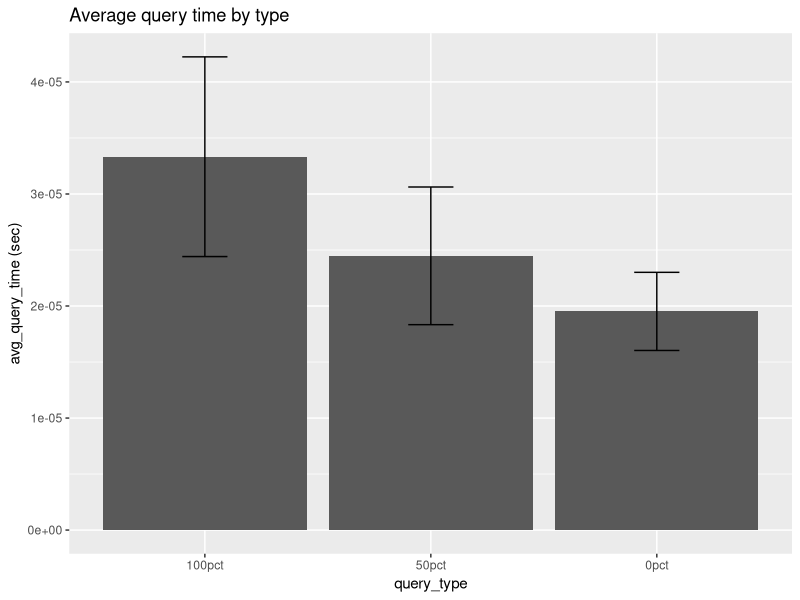
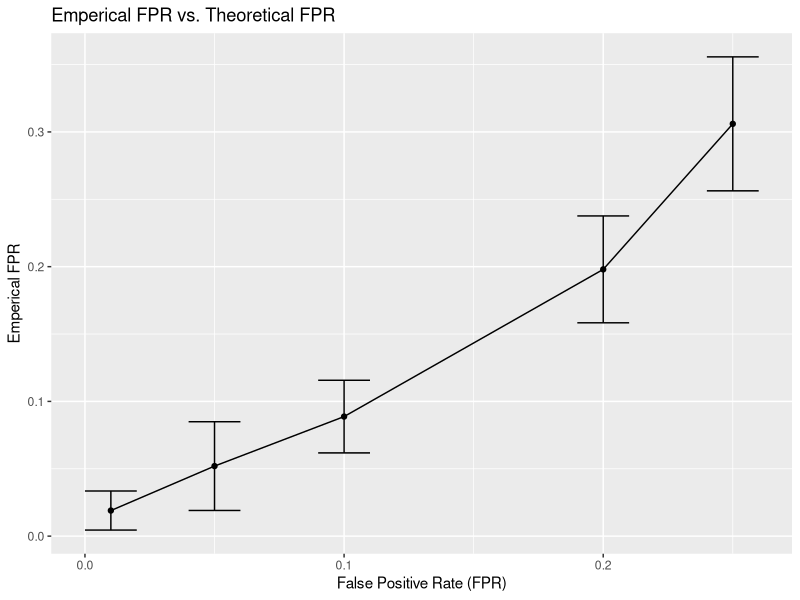
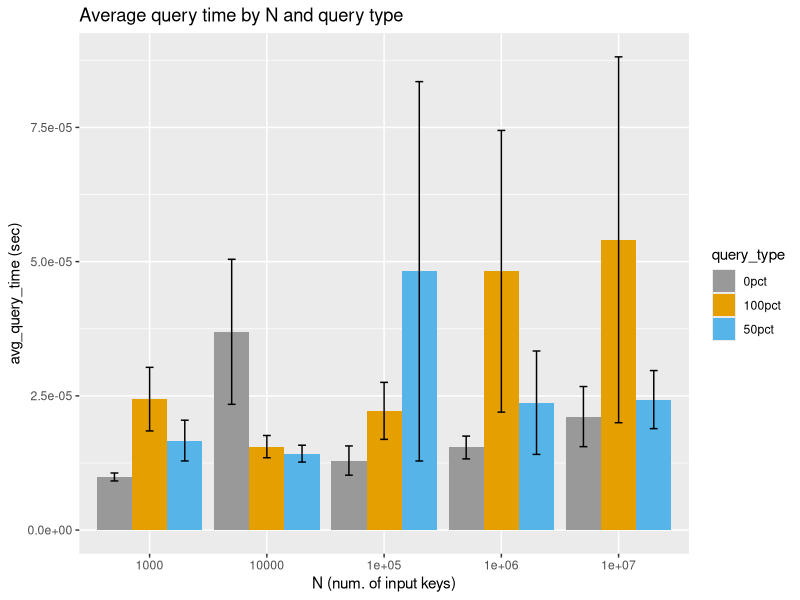
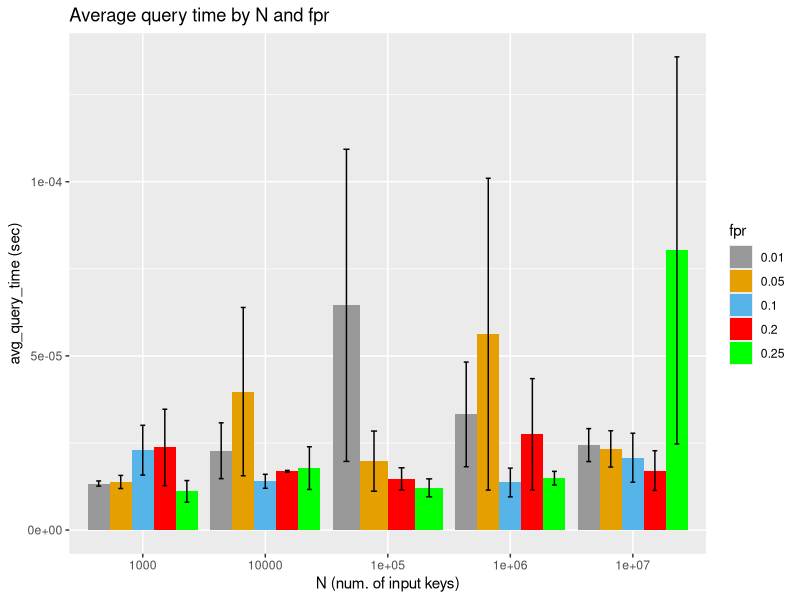
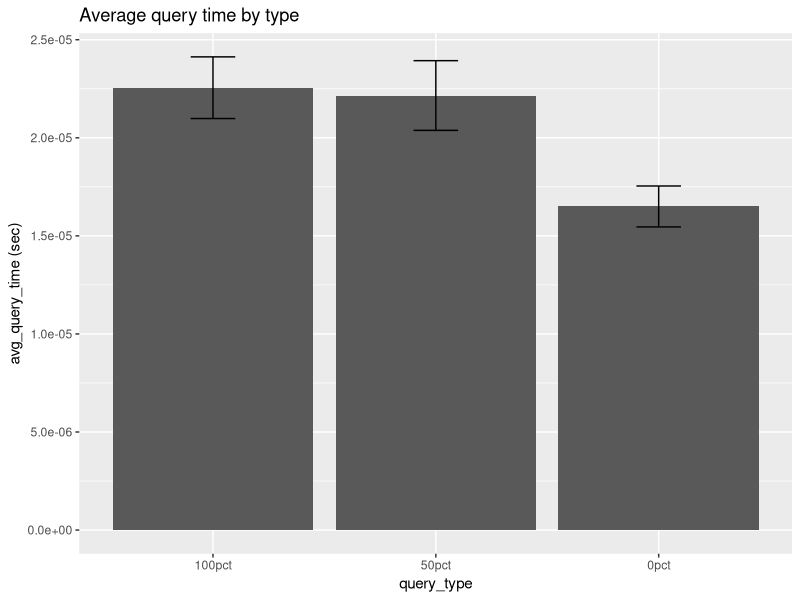
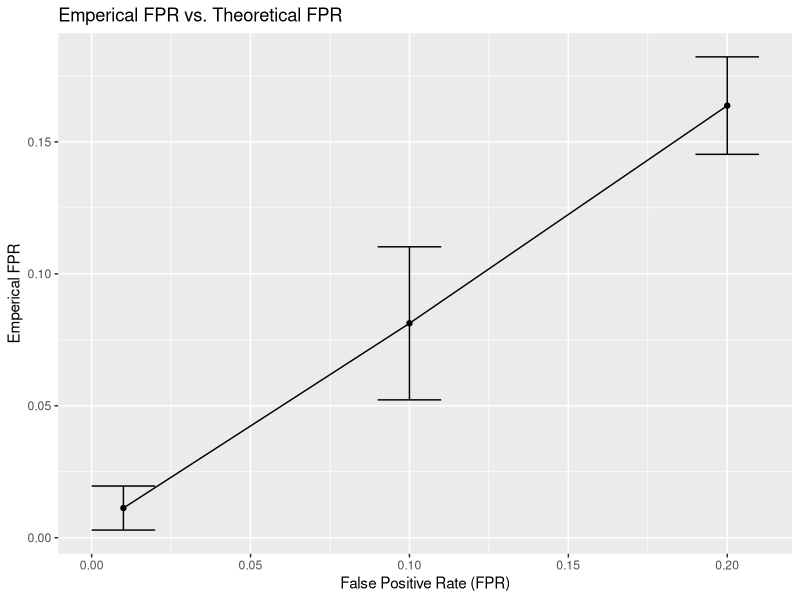
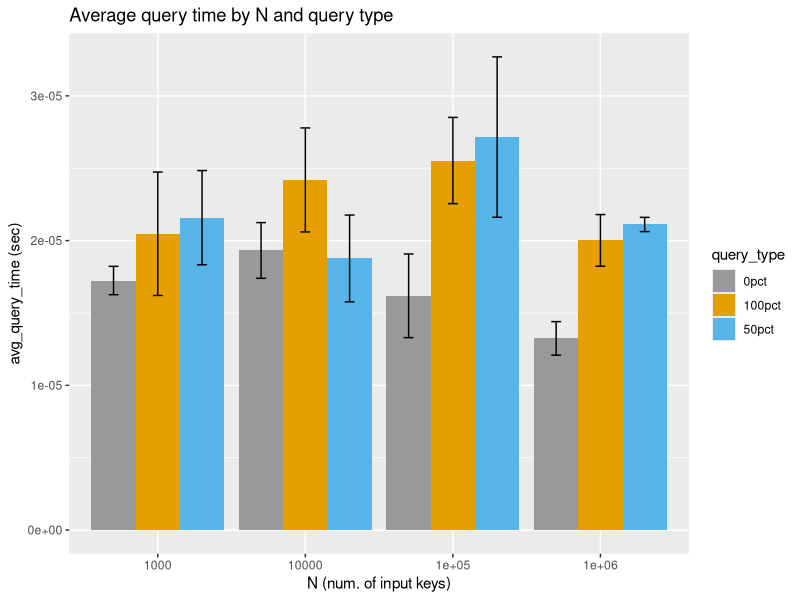
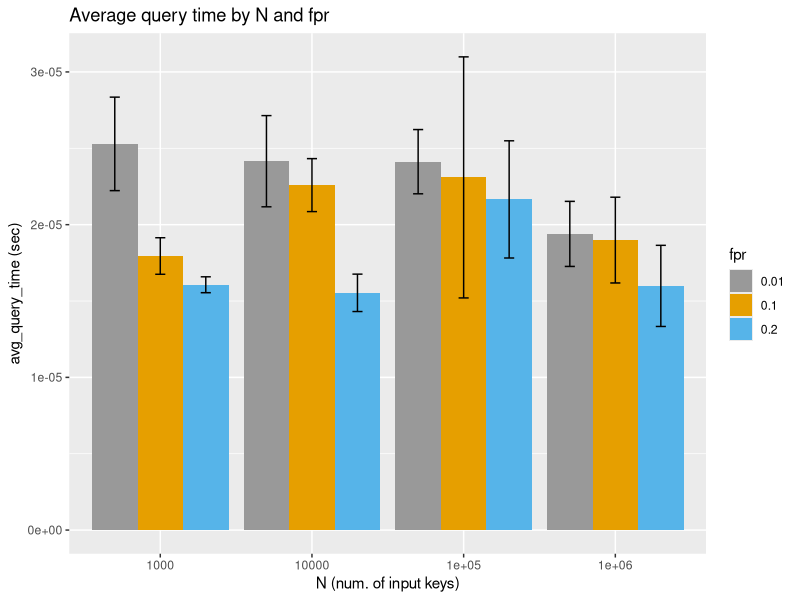

The R source for these figures, in order:
# A SCTIPT FOR GENERATING HW 2 PLOTS

library(tidyverse)
library(plyr)

################################## MAKING DATA TABLE FOR REGULAR BF #####

# Initializing data.frame with first row of data from manual benchmarking
N <- 1000
fpr <- 0.01
query_type <- as.character("100pct")
avg_query_time <- 1.4286041259765625e-05
emperical_fpr <- NA
my_data <- data.frame(N, fpr, query_type, avg_query_time, emperical_fpr)

# Converting query_type column from factor to character
i <- sapply(my_data, is.factor)
my_data[i] <- lapply(my_data[i], as.character)
class(my_data$query_type)

# adding in the rest of the data from the manual benchmarking step
my_data[2,] <- c(1000, 0.01, "50pct", 1.389026641845703e-05, 0)
my_data[3,] <- c(1000, 0.01, "0pct", 1.1897087097167968e-05, 0)
my_data[4,] <- c(1000, 0.05, "100pct", 1.556396484375e-05, NA)
my_data[5,] <- c(1000, 0.05, "50pct", 1.5816688537597657e-05, 1/50)
my_data[6,] <- c(1000, 0.05, "0pct", 1.0061264038085938e-05, 1/100)
my_data[7,] <- c(1000, 0.10, "100pct", 2.9213428497314453e-05, NA)
my_data[8,] <- c(1000, 0.10, "50pct", 3.090858459472656e-05, 6/50)
my_data[9,] <- c(1000, 0.10, "0pct", 8.666515350341797e-06, 10/100)
my_data[10,] <- c(1000, 0.20, "100pct", 4.556417465209961e-05, NA)
my_data[11,] <- c(1000, 0.20, "50pct", 1.4600753784179688e-05, 11/50)
my_data[12,] <- c(1000, 0.20, "0pct", 1.0983943939208984e-05, 18/100)
my_data[13,] <- c(1000, 0.25, "100pct", 1.7316341400146483e-05, NA)
my_data[14,] <- c(1000, 0.25, "50pct", 8.156299591064453e-06, 16/50)
my_data[15,] <- c(1000, 0.25, "0pct", 7.843971252441406e-06, 26/100)

my_data[16,] <- c(10000, 0.01, "100pct", 1.554727554321289e-05, NA)
my_data[17,] <- c(10000, 0.01, "50pct", 1.4011859893798829e-05, 2/50)
my_data[18,] <- c(10000, 0.01, "0pct", 3.876686096191406e-05, 2/100)
my_data[19,] <- c(10000, 0.05, "100pct", 2.263784408569336e-05, NA)
my_data[20,] <- c(10000, 0.05, "50pct", 9.140968322753907e-06, 1/50)
my_data[21,] <- c(10000, 0.05, "0pct", 8.7432861328125e-05, 3/100)
my_data[22,] <- c(10000, 0.10, "100pct", 1.2786388397216797e-05, NA)
my_data[23,] <- c(10000, 0.10, "50pct", 1.792430877685547e-05, 2/50)
my_data[24,] <- c(10000, 0.10, "0pct", 1.1322498321533204e-05, 7/100)
my_data[25,] <- c(10000, 0.20, "100pct", 1.6396045684814452e-05, NA)
my_data[26,] <- c(10000, 0.20, "50pct", 1.7063617706298826e-05, 10/50)
my_data[27,] <- c(10000, 0.20, "0pct", 1.7175674438476564e-05, 18/100)
my_data[28,] <- c(10000, 0.25, "100pct", 1.0364055633544922e-05, NA)
my_data[29,] <- c(10000, 0.25, "50pct", 1.30462646484375e-05, 20/50)
my_data[30,] <- c(10000, 0.25, "0pct", 2.9942989349365235e-05, 28/100)

my_data[31,] <- c(100000, 0.01, "100pct", 1.8932819366455077e-05, NA)
my_data[32,] <- c(100000, 0.01, "50pct", 0.00015411138534545898, 1/50)
my_data[33,] <- c(100000, 0.01, "0pct", 2.0501613616943358e-05, 1/100)
my_data[34,] <- c(100000, 0.05, "100pct", 3.7050247192382814e-05, NA)
my_data[35,] <- c(100000, 0.05, "50pct", 1.1687278747558594e-05, 3/50)
my_data[36,] <- c(100000, 0.05, "0pct", 1.0633468627929688e-05, 6/100)
my_data[37,] <- c(100000, 0.10, "100pct", 1.0132789611816406e-05, NA)
my_data[38,] <- c(100000, 0.10, "50pct", 1.2278556823730469e-05, 5/50)
my_data[39,] <- c(100000, 0.10, "0pct", 1.3484954833984376e-05, 12/100)
my_data[37,] <- c(100000, 0.20, "100pct", 2.088308334350586e-05, NA)
my_data[38,] <- c(100000, 0.20, "50pct", 1.0318756103515625e-05, 8/50)
my_data[39,] <- c(100000, 0.20, "0pct", 1.287221908569336e-05, 17/100)
my_data[40,] <- c(100000, 0.25, "100pct", 1.1949539184570312e-05, NA)
my_data[41,] <- c(100000, 0.25, "50pct", 1.6663074493408203e-05, 18/50)
my_data[42,] <- c(100000, 0.25, "0pct", 7.770061492919923e-06, 33/100)

my_data[43,] <- c(1000000, 0.01, "100pct", 6.130933761596679e-05, NA)
my_data[44,] <- c(1000000, 0.01, "50pct", 2.8376579284667968e-05, 2/50)
my_data[45,] <- c(1000000, 0.01, "0pct", 9.937286376953125e-06, 3/100)
my_data[46,] <- c(1000000, 0.05, "100pct", 0.000145721435546875, NA)
my_data[47,] <- c(1000000, 0.05, "50pct", 9.331703186035156e-06, 6/50)
my_data[48,] <- c(1000000, 0.05, "0pct", 1.36566162109375e-05, 7/100)
my_data[49,] <- c(1000000, 0.10, "100pct", 1.1293888092041015e-05, NA)
my_data[50,] <- c(1000000, 0.10, "50pct", 8.0108642578125e-06, 6/50)
my_data[51,] <- c(1000000, 0.10, "0pct", 2.1681785583496093e-05, 8/100)
my_data[52,] <- c(1000000, 0.20, "100pct", 1.0230541229248046e-05, NA)
my_data[53,] <- c(1000000, 0.20, "50pct", 5.941152572631836e-05, 10/50)
my_data[54,] <- c(1000000, 0.20, "0pct", 1.2857913970947266e-05, 15/100)
my_data[55,] <- c(1000000, 0.25, "100pct", 1.2454986572265625e-05, NA)
my_data[56,] <- c(1000000, 0.25, "50pct", 1.3475418090820313e-05, 12/50)
my_data[57,] <- c(1000000, 0.25, "0pct", 1.8765926361083983e-05, 29/100)

my_data[58,] <- c(10000000, 0.01, "100pct", 2.0058155059814452e-05, NA)
my_data[59,] <- c(10000000, 0.01, "50pct", 1.928567886352539e-05, 1/50)
my_data[60,] <- c(10000000, 0.01, "0pct", 3.383874893188477e-05, 1/100)
my_data[61,] <- c(10000000, 0.05, "100pct", 1.8460750579833986e-05, NA)
my_data[62,] <- c(10000000, 0.05, "50pct", 3.373146057128906e-05, 3/50)
my_data[63,] <- c(10000000, 0.05, "0pct", 1.7735958099365235e-05, 7/100)
my_data[64,] <- c(10000000, 0.10, "100pct", 1.3723373413085938e-05, NA)
my_data[65,] <- c(10000000, 0.10, "50pct", 1.3756752014160157e-05, 4/50)
my_data[66,] <- c(10000000, 0.10, "0pct", 3.484964370727539e-05, 10/100)
my_data[67,] <- c(10000000, 0.20, "100pct", 2.8040409088134765e-05, NA)
my_data[68,] <- c(10000000, 0.20, "50pct", 1.4312267303466797e-05, 14/50)
my_data[69,] <- c(10000000, 0.20, "0pct", 8.912086486816407e-06, 24/100)
my_data[70,] <- c(10000000, 0.25, "100pct", 0.00019004106521606446, NA)
my_data[71,] <- c(10000000, 0.25, "50pct", 4.042625427246094e-05, 13/50)
my_data[72,] <- c(10000000, 0.25, "0pct", 1.0347366333007812e-05, 32/100)

# Converting query_type column from char to numeric
my_data$avg_query_time <-  as.numeric(my_data$avg_query_time)
my_data$emperical_fpr <-  as.numeric(my_data$emperical_fpr)
my_data$fpr <- as.numeric(my_data$fpr)

################################## MAKING DATA TABLE FOR BLOCKED BF #####
# Initializing data.frame with first row of data from manual benchmarking
N <- 1000
fpr <- 0.01
query_type <- as.character("100pct")
avg_query_time <- 2.8884410858154298e-05
emperical_fpr <- NA
my_data_blocked <- data.frame(N, fpr, query_type, avg_query_time, emperical_fpr)

# Converting query_type column from factor to character
i <- sapply(my_data_blocked, is.factor)
my_data_blocked[i] <- lapply(my_data_blocked[i], as.character)
class(my_data_blocked$query_type)

# adding in the rest of the data from the manual benchmarking step
my_data_blocked[2,] <- c(1000, 0.01, "50pct", 2.778291702270508e-05, 1/50)
my_data_blocked[3,] <- c(1000, 0.01, "0pct", 1.919984817504883e-05, 2/100)
my_data_blocked[4,] <- c(1000, 0.1, "100pct", 1.7490386962890625e-05, NA)
my_data_blocked[5,] <- c(1000, 0.1, "50pct", 2.0210742950439452e-05, 2/50)
my_data_blocked[6,] <- c(1000, 0.1, "0pct", 1.6140937805175782e-05, 5/100)
my_data_blocked[7,] <- c(1000, 0.2, "100pct", 1.504659652709961e-05, NA)
my_data_blocked[8,] <- c(1000, 0.2, "50pct", 1.676321029663086e-05, 9/50)
my_data_blocked[9,] <- c(1000, 0.2, "0pct", 1.6384124755859375e-05, 15/100)
my_data_blocked[10,] <- c(10000, 0.01, "100pct", 2.9616355895996093e-05, NA)
my_data_blocked[11,] <- c(10000, 0.01, "50pct", 2.3522377014160155e-05, 0/50)
my_data_blocked[12,] <- c(10000, 0.01, "0pct", 1.9330978393554687e-05, 1/100)
my_data_blocked[13,] <- c(10000, 0.1, "100pct", 2.556324005126953e-05, NA)
my_data_blocked[14,] <- c(10000, 0.1, "50pct", 1.9555091857910155e-05, 5/50)
my_data_blocked[15,] <- c(10000, 0.1, "0pct", 2.2649765014648438e-05, 8/100)
my_data_blocked[16,] <- c(10000, 0.2, "100pct", 1.7397403717041015e-05, NA)
my_data_blocked[17,] <- c(10000, 0.2, "50pct", 1.3225078582763672e-05, 7/50)
my_data_blocked[18,] <- c(10000, 0.2, "0pct", 1.5981197357177735e-05, 20/100)
my_data_blocked[19,] <- c(100000, 0.01, "100pct", 2.8278827667236328e-05, NA)
my_data_blocked[20,] <- c(100000, 0.01, "50pct", 2.2618770599365235e-05, 1/50)
my_data_blocked[21,] <- c(100000, 0.01, "0pct", 2.1474361419677733e-05, 1/100)
my_data_blocked[22,] <- c(100000, 0.1, "100pct", 1.9581317901611327e-05, NA)
my_data_blocked[23,] <- c(100000, 0.1, "50pct", 3.81779670715332e-05, 3/50)
my_data_blocked[24,] <- c(100000, 0.1, "0pct", 1.1525154113769532e-05, 9/100)
my_data_blocked[25,] <- c(100000, 0.2, "100pct", 2.874135971069336e-05, NA)
my_data_blocked[26,] <- c(100000, 0.2, "50pct", 2.066612243652344e-05, 8/50)
my_data_blocked[27,] <- c(100000, 0.2, "0pct", 1.555919647216797e-05, 16/100)
my_data_blocked[28,] <- c(1000000, 0.01, "100pct", 2.203226089477539e-05, NA)
my_data_blocked[29,] <- c(1000000, 0.01, "50pct", 2.0973682403564453e-05, 0/50)
my_data_blocked[30,] <- c(1000000, 0.01, "0pct", 1.5177726745605468e-05, 1/100)
my_data_blocked[31,] <- c(1000000, 0.1, "100pct", 2.155780792236328e-05, NA)
my_data_blocked[32,] <- c(1000000, 0.1, "50pct", 2.2029876708984376e-05, 6/50)
my_data_blocked[33,] <- c(1000000, 0.1, "0pct", 1.3380050659179687e-05, 11/100)
my_data_blocked[34,] <- c(1000000, 0.2, "100pct", 1.645803451538086e-05, NA)
my_data_blocked[35,] <- c(1000000, 0.2, "50pct", 2.0339488983154297e-05, 8/50)
my_data_blocked[36,] <- c(1000000, 0.2, "0pct", 1.1172294616699219e-05, 16/100)

# Converting query_type column from char to numeric
my_data_blocked$avg_query_time <-  as.numeric(my_data_blocked$avg_query_time)
my_data_blocked$emperical_fpr <-  as.numeric(my_data_blocked$emperical_fpr)
my_data_blocked$fpr <- as.numeric(my_data_blocked$fpr)


# ====================================================================== #

########################### MAKING PLOTS for REGULAR BF ##################

## average query time plot for 3 different streams:
data_summary <- function(data, varname, groupnames){
  summary_func <- function(x, col){
    c(mean = mean(x[[col]], na.rm=TRUE),
      sd = sd(x[[col]], na.rm=TRUE),
      se = sd(x[[col]], na.rm=TRUE) / sqrt(length(x[[col]])))
  }
  data_sum<-ddply(data, groupnames, .fun=summary_func,
                  varname)
  data_sum <- rename(data_sum, c("mean" = varname))
  return(data_sum)
}

# summarizing data for plotting
avg_query_time_summary <- data_summary(my_data, varname = "avg_query_time", groupnames = "query_type")

# changing query_type to factor and releveling
avg_query_time_summary$query_type <- factor(avg_query_time_summary$query_type, levels = c("100pct", "50pct", "0pct"))
ggplot(avg_query_time_summary, aes(x = query_type, y = avg_query_time)) +
  geom_bar(stat = "identity") +
  geom_errorbar(aes(ymin = avg_query_time - se, ymax = avg_query_time + se, width = 0.2)) + 
  ggtitle("Average query time by type") + ylab("avg_query_time (sec)") 

## emperical fpr plot by theoretical fpr

# summarizing data for plotting
emp_fdr_summary <- data_summary(my_data, "emperical_fpr", "fpr")
ggplot(emp_fdr_summary, aes(x = fpr, y = emperical_fpr, group = 1)) + 
  geom_line() +
  geom_point() +
  geom_errorbar(aes(ymin = emperical_fpr - sd, ymax = emperical_fpr + sd, width = 0.02)) +
  ggtitle("Emperical FPR vs. Theoretical FPR") + xlab("False Positive Rate (FPR)") + ylab("Emperical FPR")

## separating for different N's (shouldn't change much)
q_time_vary_N <- data_summary(my_data, varname = "avg_query_time", groupnames = c("N", "query_type"))
ggplot(q_time_vary_N, aes(x = N, y = avg_query_time, fill = query_type)) +
  geom_bar(stat="identity", position=position_dodge()) +
  scale_fill_manual(values=c("#999999", "#E69F00", "#56B4E9")) + 
  geom_errorbar(aes(ymin = avg_query_time - se, ymax = avg_query_time + se, width = 0.2), position = position_dodge(0.9)) + 
  ggtitle("Average query time by N and query type") + 
  xlab("N (num. of input keys)") + ylab("avg_query_time (sec)")

## separating for different N's and fpr's (shouldn't change much)
q_time_vary_N_fpr <- data_summary(my_data, varname = "avg_query_time", groupnames = c("N", "fpr"))
q_time_vary_N_fpr$fpr <- factor(q_time_vary_N_fpr$fpr)
ggplot(q_time_vary_N_fpr, aes(x = N, y = avg_query_time, fill = fpr)) +
  geom_bar(stat="identity", position=position_dodge()) +
  scale_fill_manual(values=c("#999999", "#E69F00", "#56B4E9", "red", "green")) + 
  geom_errorbar(aes(ymin = avg_query_time - se, ymax = avg_query_time + se, width = 0.2), position = position_dodge(0.9)) + 
  ggtitle("Average query time by N and fpr") + 
  xlab("N (num. of input keys)") + ylab("avg_query_time (sec)")

########################### MAKING PLOTS for BLOCKED BF ############
# summarizing data for plotting
avg_query_time_summary <- data_summary(my_data_blocked, varname = "avg_query_time", groupnames = "query_type")

# changing query_type to factor and releveling
avg_query_time_summary$query_type <- factor(avg_query_time_summary$query_type, levels = c("100pct", "50pct", "0pct"))
ggplot(avg_query_time_summary, aes(x = query_type, y = avg_query_time)) +
  geom_bar(stat = "identity") +
  geom_errorbar(aes(ymin = avg_query_time - se, ymax = avg_query_time + se, width = 0.2)) + 
  ggtitle("Average query time by type") + ylab("avg_query_time (sec)") 

## emperical fpr plot by theoretical fpr

# summarizing data for plotting
emp_fdr_summary <- data_summary(my_data_blocked, "emperical_fpr", "fpr")
ggplot(emp_fdr_summary, aes(x = fpr, y = emperical_fpr, group = 1)) + 
  geom_line() +
  geom_point() +
  geom_errorbar(aes(ymin = emperical_fpr - sd, ymax = emperical_fpr + sd, width = 0.02)) +
  ggtitle("Emperical FPR vs. Theoretical FPR") + xlab("False Positive Rate (FPR)") + ylab("Emperical FPR")

## separating for different N's (shouldn't change much)
q_time_vary_N <- data_summary(my_data_blocked, varname = "avg_query_time", groupnames = c("N", "query_type"))
ggplot(q_time_vary_N, aes(x = N, y = avg_query_time, fill = query_type)) +
  geom_bar(stat="identity", position=position_dodge()) +
  scale_fill_manual(values=c("#999999", "#E69F00", "#56B4E9")) + 
  geom_errorbar(aes(ymin = avg_query_time - se, ymax = avg_query_time + se, width = 0.2), position = position_dodge(0.9)) + 
  ggtitle("Average query time by N and query type") + 
  xlab("N (num. of input keys)") + ylab("avg_query_time (sec)")

## separating for different N's and fpr's (shouldn't change much)
q_time_vary_N_fpr <- data_summary(my_data_blocked, varname = "avg_query_time", groupnames = c("N", "fpr"))
q_time_vary_N_fpr$fpr <- factor(q_time_vary_N_fpr$fpr)
ggplot(q_time_vary_N_fpr, aes(x = N, y = avg_query_time, fill = fpr)) +
  geom_bar(stat="identity", position=position_dodge()) +
  scale_fill_manual(values=c("#999999", "#E69F00", "#56B4E9", "red", "green")) + 
  geom_errorbar(aes(ymin = avg_query_time - se, ymax = avg_query_time + se, width = 0.2), position = position_dodge(0.9)) + 
  ggtitle("Average query time by N and fpr") + 
  xlab("N (num. of input keys)") + ylab("avg_query_time (sec)")
